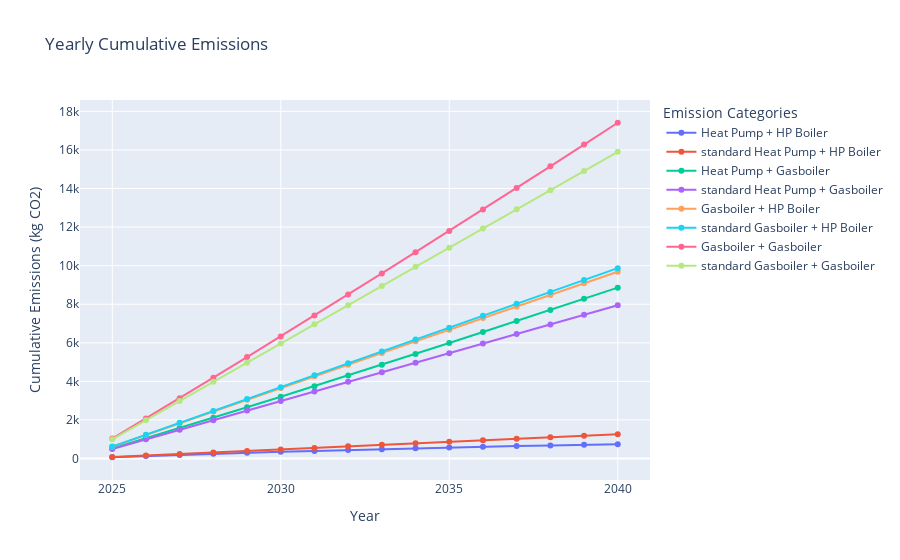

Notebook code cell kept with this figure:
### Code cell
fig = go.Figure()
for heating_system in testcase.heating_system.unique():
    for dhw_system in testcase.dhw_system.unique():
        tmp = testcase[(testcase.heating_system == heating_system) & (testcase.dhw_system == dhw_system)]
        years = np.arange(2025, 2025 + len(y_fit_central[5:]))
        total_co2_cumulative = tmp['total_co2'].values * np.array([1 for i in range(16)]).cumsum()
        new_emissions_cumulative = tmp[[f'emissions_{year + 2025}' for year in range(len(y_fit_central[5:]))]].cumsum(axis=1)
        #new_emissions_cumulative = tmp[[f'emissions_{year + 2025}' for year in range(len(y_fit_central[5:]))]]
        # Create the Plotly scatter plot


        # Add total_co2 cumulative emissions
        # fig.add_trace(go.Scatter(
        #     x=years,
        #     y=total_co2_cumulative,
        #     mode='lines+markers',
        #     name='Total CO2 (Original)'
        # ))
        fig.add_trace(go.Scatter(
            x=years,
            y=new_emissions_cumulative.values[0],
            mode='lines+markers',
            name=f'{heating_system} + {dhw_system}'
        ))
        fig.add_trace(go.Scatter(
            x=years,
            y=total_co2_cumulative,
            mode='lines+markers',
            name=f'standard {heating_system} + {dhw_system}'
        ))
        
# # Add newly calculated cumulative emissions
# tmp = testcase[testcase.heating_system == 'Heat Pump']
# years = np.arange(2025, 2025 + len(y_fit_central[5:]))
# #total_co2_cumulative = tmp['total_co2'].values * np.array([1 for i in range(16)]).cumsum()
# new_emissions_cumulative = tmp[[f'emissions_{year + 2025}' for year in range(len(y_fit_central[5:]))]].cumsum(axis=1)
# for i in range(new_emissions_cumulative.shape[0]):
#     fig.add_trace(go.Scatter(
#         x=years,
#         y=new_emissions_cumulative.iloc[i],
#         mode='lines+markers',
#         name=f'{tmp.heating_system.values}'
#     ))

# Update layout
fig.update_layout(
    title='Yearly Cumulative Emissions',
    xaxis_title='Year',
    yaxis_title='Cumulative Emissions (kg CO2)',
    legend_title='Emission Categories'
)

# Show the plot
fig.show()

### Figure 1 — Plotly figure (JSON) as saved in the notebook; plotly's stock layout.template omitted (floating-point values rounded to 4 significant figures)
{"data": [{"mode": "lines+markers", "name": "Heat Pump + HP Boiler", "type": "scatter", "x": [2025, 2026, 2027, 2028, 2029, 2030, 2031, 2032, 2033, 2034, 2035, 2036, 2037, 2038, 2039, 2040], "y": [64.72, 126.5, 185.4, 241.5, 295.1, 346.2, 395.0, 441.5, 485.9, 528.2, 568.6, 607.1, 643.9, 678.9, 712.3, 744.2]}, {"mode": "lines+markers", "name": "standard Heat Pump + HP Boiler", "type": "scatter", "x": [2025, 2026, 2027, 2028, 2029, 2030, 2031, 2032, 2033, 2034, 2035, 2036, 2037, 2038, 2039, 2040], "y": [78.66, 157.3, 236.0, 314.6, 393.3, 472.0, 550.6, 629.3, 707.9, 786.6, 865.3, 943.9, 1023.0, 1101.0, 1180.0, 1259.0]}, {"mode": "lines+markers", "name": "Heat Pump + Gasboiler", "type": "scatter", "x": [2025, 2026, 2027, 2028, 2029, 2030, 2031, 2032, 2033, 2034, 2035, 2036, 2037, 2038, 2039, 2040], "y": [521.4, 1048.0, 1580.0, 2116.0, 2657.0, 3203.0, 3752.0, 4306.0, 4864.0, 5425.0, 5989.0, 6557.0, 7128.0, 7702.0, 8279.0, 8858.0]}, {"mode": "lines+markers", "name": "standard Heat Pump + Gasboiler", "type": "scatter", "x": [2025, 2026, 2027, 2028, 2029, 2030, 2031, 2032, 2033, 2034, 2035, 2036, 2037, 2038, 2039, 2040], "y": [496.7, 993.4, 1490.0, 1987.0, 2483.0, 2980.0, 3477.0, 3973.0, 4470.0, 4967.0, 5464.0, 5960.0, 6457.0, 6954.0, 7450.0, 7947.0]}, {"mode": "lines+markers", "name": "Gasboiler + HP Boiler", "type": "scatter", "x": [2025, 2026, 2027, 2028, 2029, 2030, 2031, 2032, 2033, 2034, 2035, 2036, 2037, 2038, 2039, 2040], "y": [611.8, 1222.0, 1832.0, 2441.0, 3048.0, 3655.0, 4261.0, 4866.0, 5471.0, 6074.0, 6677.0, 7280.0, 7881.0, 8482.0, 9083.0, 9682.0]}, {"mode": "lines+markers", "name": "standard Gasboiler + HP Boiler", "type": "scatter", "x": [2025, 2026, 2027, 2028, 2029, 2030, 2031, 2032, 2033, 2034, 2035, 2036, 2037, 2038, 2039, 2040], "y": [616.8, 1234.0, 1850.0, 2467.0, 3084.0, 3701.0, 4318.0, 4935.0, 5551.0, 6168.0, 6785.0, 7402.0, 8019.0, 8636.0, 9252.0, 9869.0]}, {"mode": "lines+markers", "name": "Gasboiler + Gasboiler", "type": "scatter", "x": [2025, 2026, 2027, 2028, 2029, 2030, 2031, 2032, 2033, 2034, 2035, 2036, 2037, 2038, 2039, 2040], "y": [1035.0, 2078.0, 3130.0, 4190.0, 5257.0, 6332.0, 7413.0, 8501.0, 9596.0, 10700.0, 11800.0, 12910.0, 14030.0, 15150.0, 16280.0, 17410.0]}, {"mode": "lines+markers", "name": "standard Gasboiler + Gasboiler", "type": "scatter", "x": [2025, 2026, 2027, 2028, 2029, 2030, 2031, 2032, 2033, 2034, 2035, 2036, 2037, 2038, 2039, 2040], "y": [993.8, 1988.0, 2982.0, 3975.0, 4969.0, 5963.0, 6957.0, 7951.0, 8945.0, 9938.0, 10930.0, 11930.0, 12920.0, 13910.0, 14910.0, 15900.0]}], "layout": {"legend": {"title": {"text": "Emission Categories"}}, "title": {"text": "Yearly Cumulative Emissions"}, "xaxis": {"title": {"text": "Year"}}, "yaxis": {"title": {"text": "Cumulative Emissions (kg CO2)"}}}}
